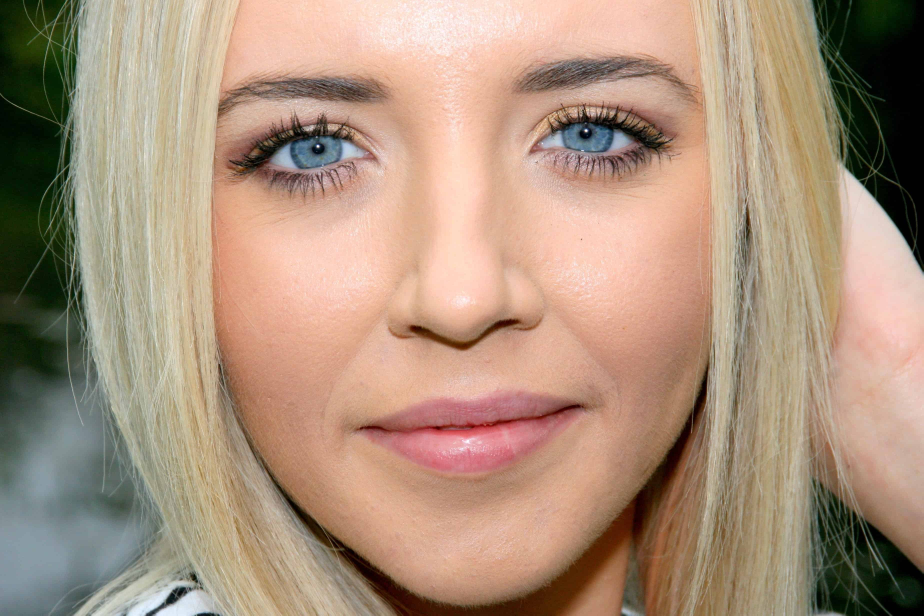
#> input picture yuz1.jpg, 3693 x 2462 px (shown at 1/4 size)
$ python -i color_analysis.py   (imports and definitions only)
#> lines starting #> are read from the running program, lines starting #| are printed output that depends on the picture; after the words box and inside, x2 and y2 are one past the last pixel; in counts of white or black regions, pixels touching at a corner belong together
#> further down, picture is the input picture: shape (2462, 3693, 3); mean B, G, R 123.9, 145, 170.3
from __future__ import annotations
from collections import Counter
import cv2
import numpy as np
from iris_app.models import RenkSonucu

# Referans Renkler - Gerçekçi RGB Uzayında (Kamera için kalibre edilmiş)
STANDART_RENKLER = [
    {"ad": "Koyu/Siyah", "hex": "#1A0F00", "rgb": (35, 25, 20)},
    {"ad": "Kahverengi", "hex": "#6B3D1E", "rgb": (85, 50, 30)},
    {"ad": "Acik Kahve", "hex": "#A0622A", "rgb": (135, 85, 45)},
    {"ad": "Ela (Findik)", "hex": "#7B5E3A", "rgb": (120, 105, 60)},
    {"ad": "Amber", "hex": "#C87A20", "rgb": (170, 115, 35)},
    {"ad": "Yesil", "hex": "#4A7A3A", "rgb": (65, 115, 55)},
    {"ad": "Mavi-Yesil", "hex": "#3A7A7A", "rgb": (55, 105, 115)},
    {"ad": "Mavi", "hex": "#2A4A9A", "rgb": (45, 65, 135)},
    {"ad": "Gri", "hex": "#7A8A9A", "rgb": (115, 125, 135)},
]

class RenkYumusatici:
    def __init__(self, pencere: int = 15):
        self.pencere = pencere
        self.gecmis: list[str] = []

    # [24 lines left out: functions guncelle, rgb_to_hsv, not called in this run]

def rgb_to_hex(r: int, g: int, b: int) -> str:
    return f"#{r:02X}{g:02X}{b:02X}"

# [27 lines left out: function renk_esles, not called in this run]

def iris_ortalama_renk(iris_img: np.ndarray) -> tuple[int, int, int]:
    h, w = iris_img.shape[:2]
#> h = 2462; w = 3693
    if h < 5 or w < 5:
        return (0, 0, 0)

    maske = np.zeros((h, w), dtype=np.uint8)
    dis_r = int(min(w, h) * 0.35)
#> dis_r = 861
    ic_r = int(dis_r * 0.45)
#> ic_r = 387
    cv2.circle(maske, (w // 2, h // 2), dis_r, 255, -1)
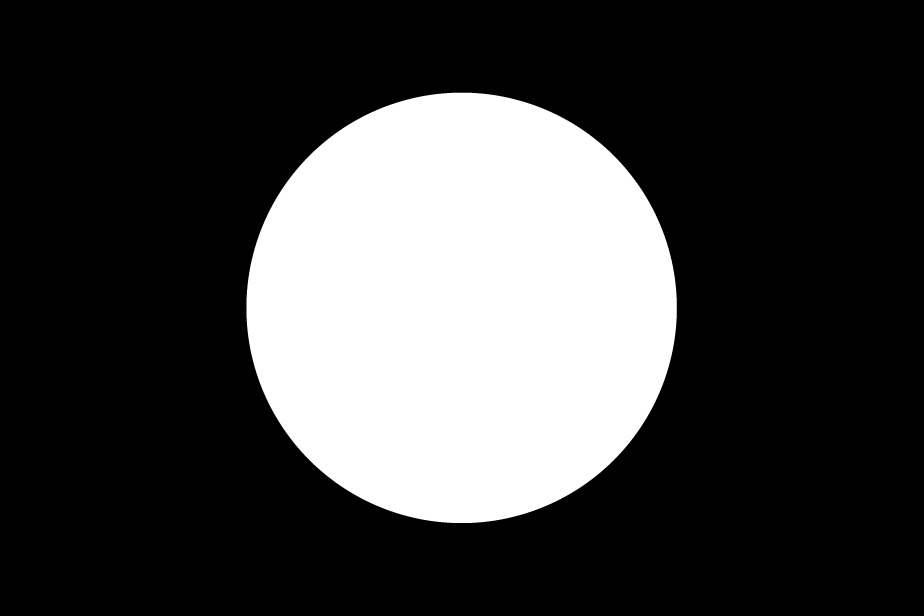
#> maske: shape (2462, 3693) (shown at 1/4 size); 25.6% white; 1 white region, box (x1, y1, x2, y2) and area: (985, 370, 2708, 2093) 2328869
    cv2.circle(maske, (w // 2, h // 2), ic_r, 0, -1)
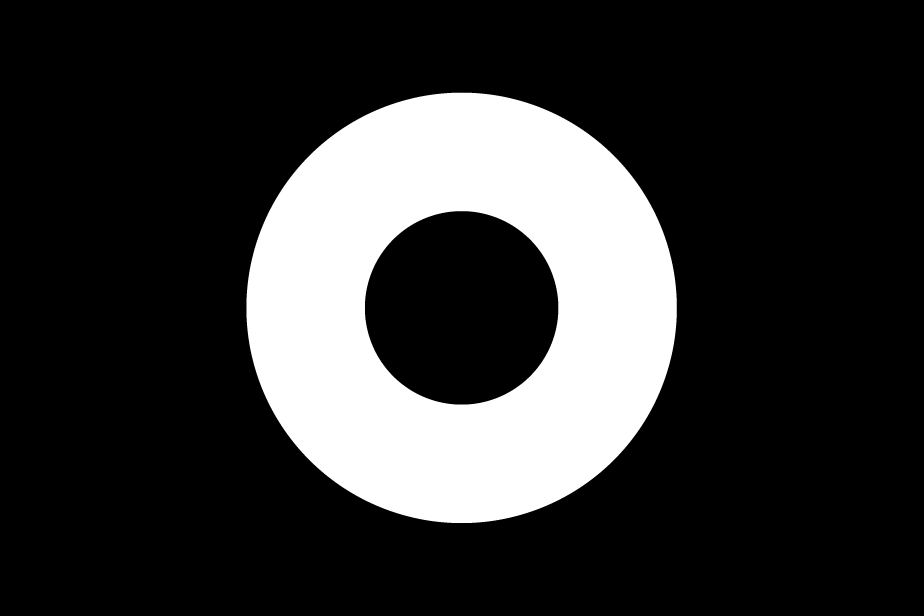
#> maske: shape (2462, 3693) (shown at 1/4 size); 20.4% white; 1 white region, box (x1, y1, x2, y2) and area: (985, 370, 2708, 2093) 1858388

    piksel_indeksleri = np.where(maske == 255)
    pikseller = iris_img[piksel_indeksleri[0], piksel_indeksleri[1]]

    if len(pikseller) == 0:
        return (0, 0, 0)

    # Akıllı Filtreleme: Parlama (Reflections) ve gölgeleri (Shadows) dışla
    gecerli_pikseller = []
    for p in pikseller:
        b_val, g_val, r_val = p
        parlaklik = 0.299 * r_val + 0.587 * g_val + 0.114 * b_val
        if 25 < parlaklik < 210:
            gecerli_pikseller.append(p)
#> this loop made 1858388 passes
#> (b_val, g_val, r_val, parlaklik) on passes 1 to 3: (183, 203, 244, 213), (191, 207, 244, 216.2), (192, 208, 244, 216.9)
#> after the loop, gecerli_pikseller = 1558923 items

    if not gecerli_pikseller:
        gecerli_pikseller = pikseller

    gecerli_pikseller = np.float32(gecerli_pikseller)

    # Yapay Zeka (K-Means) ile en baskın asıl rengi bul
    criteria = (cv2.TERM_CRITERIA_EPS + cv2.TERM_CRITERIA_MAX_ITER, 10, 1.0)
    K = 2
    try:
        _, labels, centers = cv2.kmeans(gecerli_pikseller, K, None, criteria, 10, cv2.KMEANS_RANDOM_CENTERS)
#> centers = [[111.2, 123.9, 175.8], [150.1, 172.9, 222.4]]
        counts = np.bincount(labels.flatten())
#> counts = [513827, 1045096]
        dominant_renk = centers[np.argmax(counts)]
#> dominant_renk = [150.1, 172.9, 222.4]
        b_ort, g_ort, r_ort = dominant_renk
#> b_ort = 150.1; g_ort = 172.9; r_ort = 222.4
    except Exception:
        # Hata olursa basit ortalama al
        b_ort = np.mean([p[0] for p in gecerli_pikseller])
        g_ort = np.mean([p[1] for p in gecerli_pikseller])
        r_ort = np.mean([p[2] for p in gecerli_pikseller])

    # Doygunluğu hafif artır
    hsv_renk = cv2.cvtColor(np.uint8([[[b_ort, g_ort, r_ort]]]), cv2.COLOR_BGR2HSV)[0][0]
#> hsv_renk = [9, 83, 222]
    hsv_renk[1] = min(255, int(hsv_renk[1] * 1.25))
    canli_bgr = cv2.cvtColor(np.uint8([[hsv_renk]]), cv2.COLOR_HSV2BGR)[0][0]
#> canli_bgr = [132, 159, 222]

    return int(canli_bgr[2]), int(canli_bgr[1]), int(canli_bgr[0])

>>> import cv2
>>> picture = cv2.imread('../yuz1.jpg')
>>> result = iris_ortalama_renk(picture)
#> result = (222, 159, 132)
